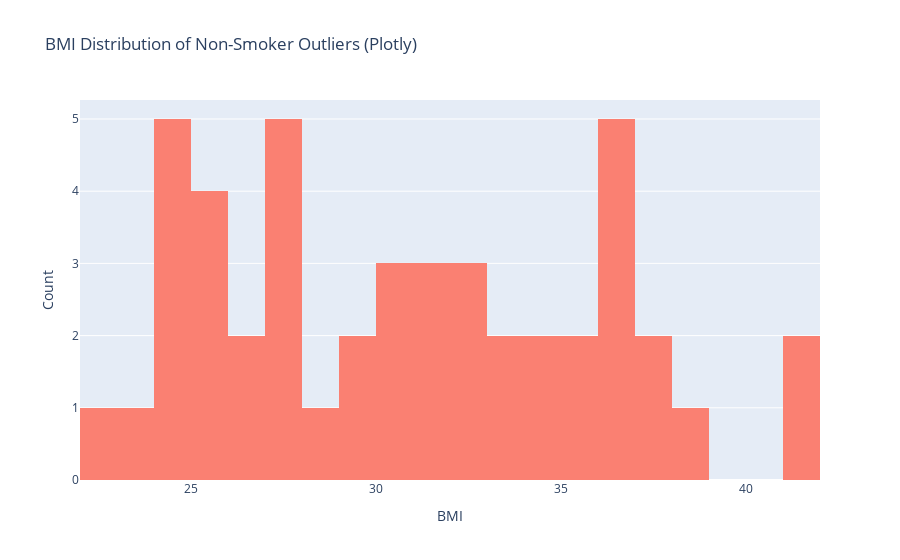

The code cell stored with this chart in its notebook:
### Code cell
## Exploring non-smoker outliers against BMI.
plt.figure(figsize=(10,6))
plt.hist(ns_outliers['bmi'], bins=50, color='lightblue')
plt.title('BMI Distribution of Non-smoker Outliers (Matplotlib)')
plt.xlabel('BMI')
plt.ylabel('Count')
plt.show()

plt.figure(figsize=(10,6))
sns.histplot(ns_outliers['bmi'], bins=50, color='red')
plt.title('BMI Distribution of Non-smoker Outliers (Seaborn)')
plt.xlabel('BMI')
plt.ylabel('Count')
plt.show()

fig = go.Figure(
    data=[
        go.Histogram(
            x=ns_outliers['bmi'],
            nbinsx=30,
            marker_color='salmon'
        )
    ]
)

fig.update_layout(
    title='BMI Distribution of Non-Smoker Outliers (Plotly)',
    xaxis_title='BMI',
    yaxis_title='Count'
)

pio.show(fig)

### Figure 1 — Plotly figure (JSON) as saved in the notebook; plotly's stock layout.template omitted (floating-point values rounded to 4 significant figures)
{"data": [{"marker": {"color": "salmon"}, "nbinsx": 30, "type": "histogram", "x": [25.84, 24.7, 28.59, 31.9, 22.42, 23.21, 41.91, 26.8, 30.02, 26.4, 29.64, 27.6, 31.46, 25.36, 33.1, 36.52, 24.32, 25.08, 35.31, 27.36, 30.59, 31.35, 36.86, 37.52, 38.09, 35.91, 24.1, 32.3, 36.1, 41.42, 27.1, 32.11, 29.73, 36.67, 36.77, 25.46, 27.64, 24.98, 33.33, 32.68, 27.27, 30.88, 24.86, 34.8, 34.1, 37.72]}], "layout": {"title": {"text": "BMI Distribution of Non-Smoker Outliers (Plotly)"}, "xaxis": {"title": {"text": "BMI"}}, "yaxis": {"title": {"text": "Count"}}}}
